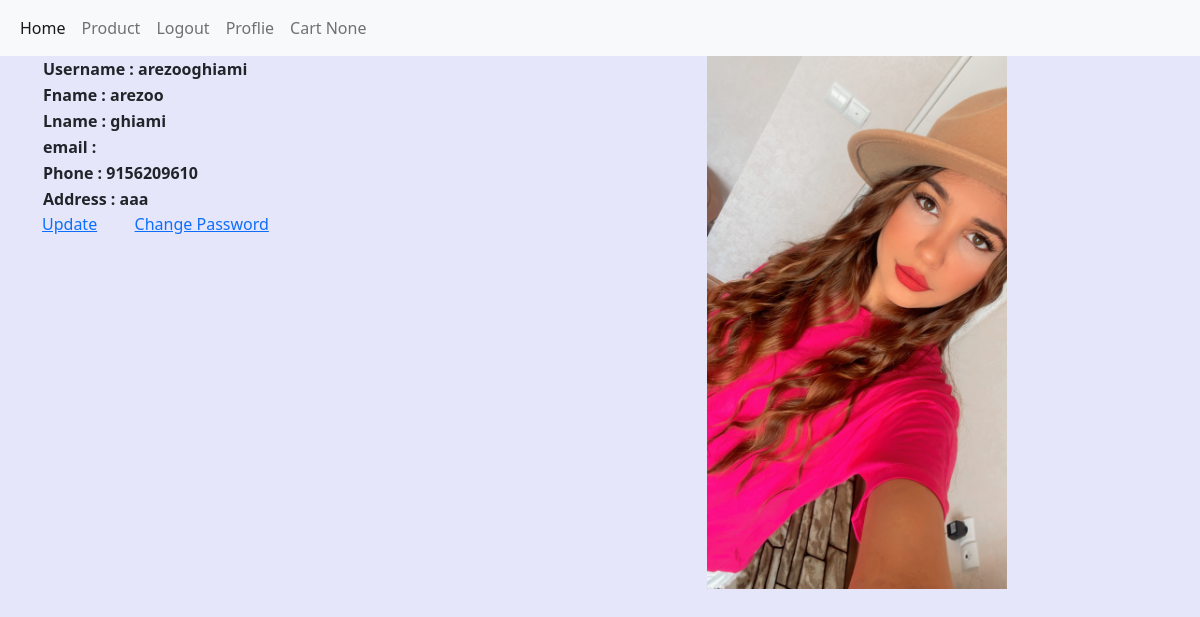
The app's page /accounts/profile/ (signed in) with its own data.
### accounts/models.py (models this page shows, shortened)
class Profile(models.Model):
    user = models.OneToOneField(User,on_delete=models.CASCADE)
    phone = models.IntegerField(null=True,blank=True)
    address = models.TextField(null=True,blank=True)
    profile_image = models.ImageField(upload_to='profile/',default='img_3.jpg',null=True,blank=True)

### accounts/views.py (the view)
# urls.py: path('profile/',views.user_profile,name='profile'),
@login_required(login_url='accounts:login')
def user_profile(request):
    profile = Profile.objects.get(user_id=request.user.id)
    return render(request,'accounts/profile.html',{'profile':profile})

### home/context_processors.py (called while the page is built)
def get_cart(request):
    nums = Cart.objects.filter(user_id=request.user.id).aggregate(sum=Sum('quantity'))['sum']
    context ={'nums':nums}
    return context

### accounts/templates/accounts/profile.html (shortened to what this page needs)
{% extends '_base.html' %}
{% block body %}
    <div class="container">
        <div class="row">
            <div class="col-7">
                <table>
                    <tr>
                        <th>Username : {{ profile.user.username }}</th>
                    </tr>
                    <tr>
                        <th>Fname : {{ profile.user.first_name }}</th>
                    </tr>
                    <tr>
                        <th>Lname : {{ profile.user.last_name }}</th>
                    </tr>
                    <tr>
                        <th>email : {{ profile.user.email }}</th>
                    </tr>
                    <tr>
                        <th>Phone : {{ profile.phone }}</th>
                    </tr>
                    <tr>
                        <th>Address : {{ profile.address }}</th>
                    </tr>
                </table>
                <a href="{% url 'accounts:update' %}">Update</a>
                <a href="{% url 'accounts:change' %}">Change Password</a>
            </div>
            <div class="col-5">
                <img src="{{ profile.profile_image.url }}" width="300" alt="{{ profile.user.username }}">
            </div>
        </div>
    </div>
{% endblock %}

### static/css/back.css (style rules this page uses)
body { background-color: lavender; }

### records on screen
Profile: user.username "arezooghiami", user.first_name "arezoo", user.last_name "ghiami", phone "9156209610", address "aaa", profile_image (picture)

### other values on screen
{{ nums }} "None"
